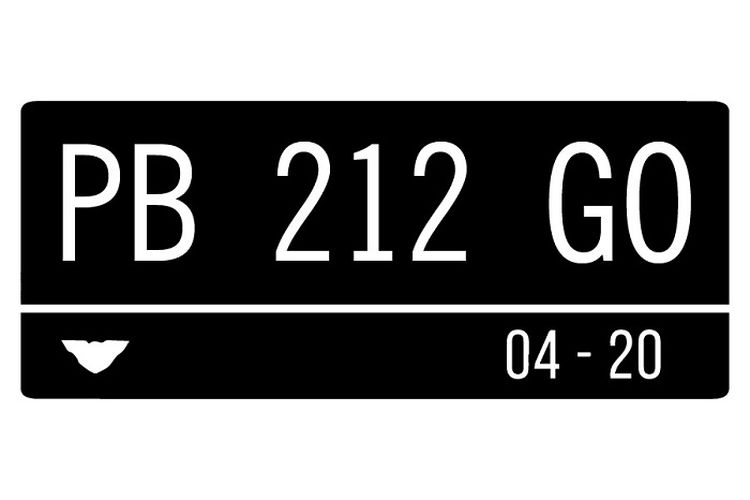
#> input picture Latihan/Gambar/5.jpg, 750 x 500 px, found by its file name
$ python latihan11d.py
#> lines starting #> are read from the running program, lines starting #| are printed output that depends on the picture
import cv2 as cv
import matplotlib.pyplot as plt

# fetch image
img = cv.imread("Latihan/Gambar/5.jpg", cv.COLOR_BGR2GRAY)
#> img is the input picture: shape (500, 750, 3); min 0, max 255, mean 130.7
rgb_img = cv.cvtColor(img, cv.COLOR_BGR2RGB)
# Grayscale image processing
grayImage = cv.cvtColor(img, cv.COLOR_BGR2GRAY)
# Laplacian
dst = cv.Laplacian(grayImage, cv.CV_16S, ksize=3)
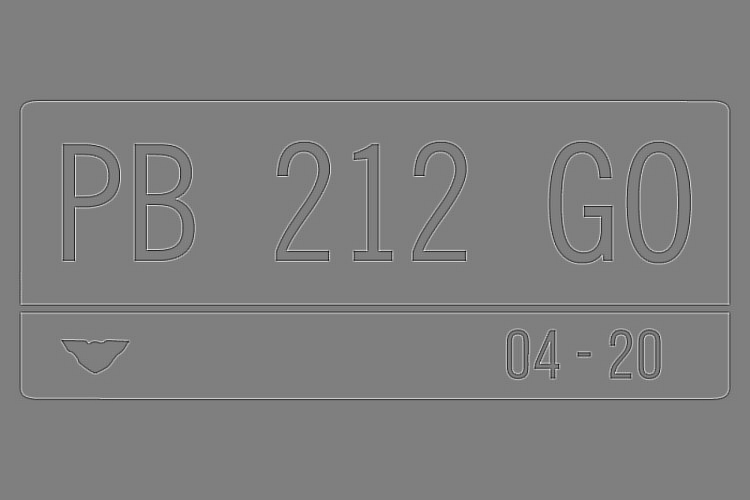
#> dst: shape (500, 750) int16; min -1328, max 1338, mean 0; drawn with min black and max white
Laplacian = cv.convertScaleAbs(dst)
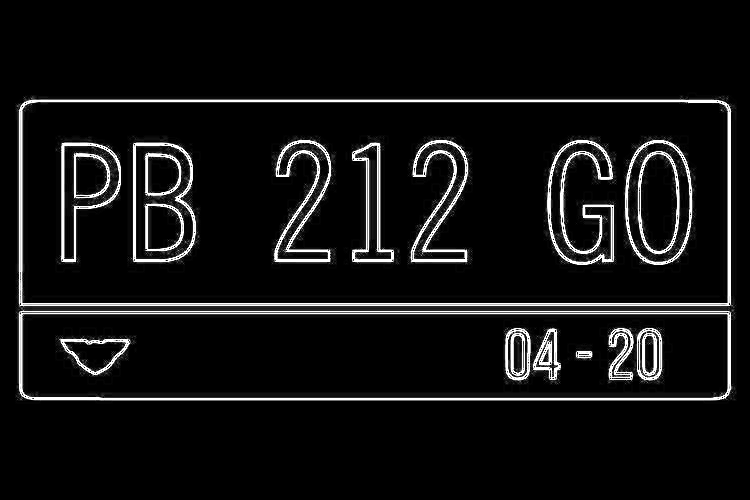
#> Laplacian: shape (500, 750); min 0, max 255, mean 17.8
# Display graphics
titles = ["Original image", "the Laplacian operator"]
images = [rgb_img, Laplacian]

for i in range(2):
    plt.subplot(1, 2, i + 1), plt.imshow(images[i], "gray")
    plt.title(titles[i])
    plt.xticks([]), plt.yticks([])
plt.show()
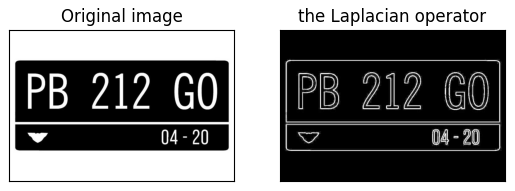
#> figure drawn by matplotlib, 2 panels
